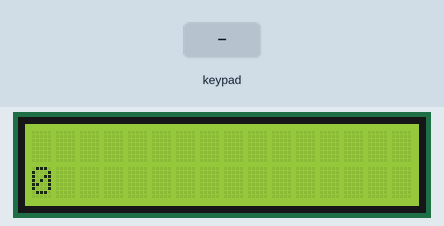
This sketch was run on a simulated Arduino Uno, built with avr-gcc and run on an emulated ATmega328P. Shown: 16×2 character LCD. The test bench sets the inputs (shaded band).

Above: at 2.2 s.
2.3 s: keypad keys 7 + 5 = pressed 0.4 s apart
At 4.3 s:
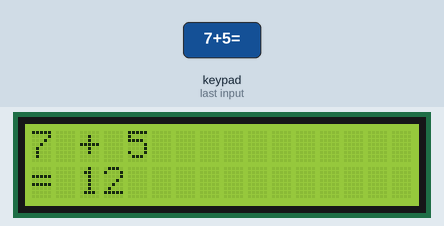
5.4 s: key '7' pressed
At 5.9 s:
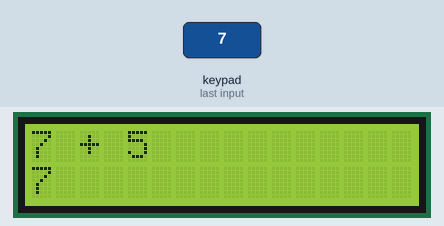
6.9 s: keypad keys 9 - 4 = pressed 0.4 s apart
At 9.2 s:
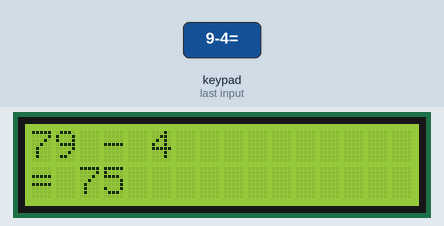
10.0 s: keypad keys 8 / 2 = pressed 0.4 s apart
At 12.5 s:
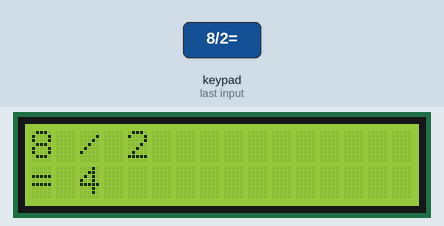
13.1 s: key '8' pressed
At 14.1 s:
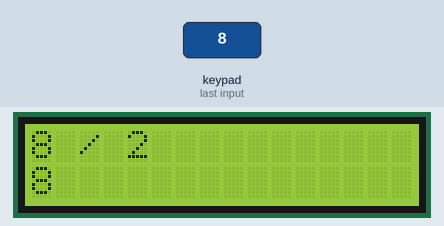
14.6 s: key '/' pressed
At 15.3 s:
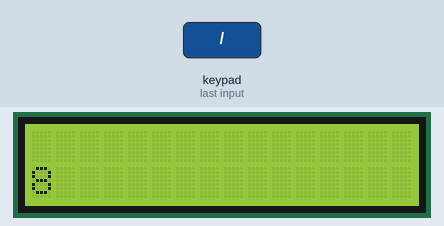
Timing chart, 0 to 17.1 s (numbered marks = the images above; inputs shaded):
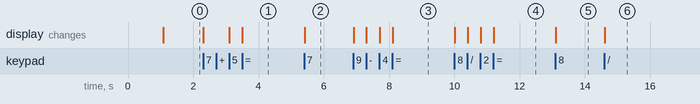

Measured:
- after the input at 2.3 s, the display: first changes at once (image 1 shows a later state)
- after the input at 5.4 s, the display: changes at once (image 2)
- after the input at 6.9 s, the display: first changes at once (image 3 shows a later state)
- after the input at 10.0 s, the display: first changes at once (image 4 shows a later state)
- after the input at 13.1 s, the display: changes at once (image 5)
- after the input at 14.6 s, the display: changes at once (image 6)

The sketch:

mled.ino
```cpp
#include <Keypad.h>
#include <LiquidCrystal.h>

class Display {
private:
  LiquidCrystal lcd;

public:
  Display(int rs, int enable, int d4, int d5, int d6, int d7)
    : lcd(rs, enable, d4, d5, d6, d7) {
  }

  void init() {
    lcd.begin(16, 2);
    lcd.clear();
    lcd.setCursor(0, 0);
    lcd.print("Calculator Ready");
    delay(1000);
    clear();
    showNumber(0);
  }

  void clear() {
    lcd.clear();
  }

  void showNumber(float number) {
    lcd.setCursor(0, 1);
    lcd.print("                ");
    lcd.setCursor(0, 1);
    if (number == (int)number) {
      lcd.print((long)number);
    } else {
      lcd.print(number, 2);
    }
  }

  void showExpression(float num1, char op, float num2, float result) {
    lcd.clear();
    lcd.setCursor(0, 0);

    if (num1 == (int)num1) lcd.print((long)num1);
    else lcd.print(num1, 2);

    lcd.print(" ");
    lcd.print(op);
    lcd.print(" ");

    if (num2 == (int)num2) lcd.print((long)num2);
    else lcd.print(num2, 2);

    lcd.setCursor(0, 1);
    lcd.print("= ");
    if (result == (int)result) lcd.print((long)result);
    else lcd.print(result, 2);
  }

  void showError(String message) {
    lcd.clear();
    lcd.setCursor(0, 0);
    lcd.print("Error:");
    lcd.setCursor(0, 1);
    lcd.print(message);
  }
};

class Calculator {
private:
  float firstNumber;
  float secondNumber;
  char operation;
  bool operationPressed;
  bool calculationDone;
  Display* display;

public:
  Calculator(Display* disp) : display(disp) {
    reset();
  }

  void reset() {
    firstNumber = 0;
    secondNumber = 0;
    operation = ' ';
    operationPressed = false;
    calculationDone = false;
    display->clear();
    display->showNumber(0);
  }

  void inputNumber(int digit) {
    if (calculationDone) {
      firstNumber = digit;
      calculationDone = false;
      operationPressed = false;
    }
    else if (!operationPressed) {
      if (firstNumber < 99999999) {
        firstNumber = firstNumber * 10 + digit;
      }
    }
    else {
      if (secondNumber < 99999999) {
        secondNumber = secondNumber * 10 + digit;
      }
    }

    float currentNumber = operationPressed ? secondNumber : firstNumber;
    display->showNumber(currentNumber);
  }

  void inputOperation(char op) {
    if (operationPressed && secondNumber != 0) {
      calculate();
    }

    operation = op;
    operationPressed = true;
    secondNumber = 0;

    display->clear();
    display->showNumber(firstNumber);
  }

  void calculate() {
    if (!operationPressed) return;

    float result = 0;
    bool validOperation = true;

    switch(operation) {
      case '+':
        result = firstNumber + secondNumber;
        break;
      case '-':
        result = firstNumber - secondNumber;
        break;
      case 'x':
        result = firstNumber * secondNumber;
        break;
      case '/':
        if (secondNumber != 0) {
          result = firstNumber / secondNumber;
        } else {
          display->showError("Div by zero!");
          delay(2000);
          reset();
          return;
        }
        break;
      default:
        validOperation = false;
        break;
    }

    if (validOperation) {
      display->showExpression(firstNumber, operation, secondNumber, result);
      firstNumber = result;
      secondNumber = 0;
      operationPressed = false;
      calculationDone = true;
    }
  }

  float getCurrentNumber() {
    return operationPressed ? secondNumber : firstNumber;
  }
};

class KeypadHandler {
private:
  static const byte ROWS = 4;
  static const byte COLS = 4;

  char keys[ROWS][COLS] = {
    {'7','8','9','/'},
    {'4','5','6','x'},
    {'1','2','3','-'},
    {'*','0','=','+'}
  };

  byte rowPins[ROWS] = {9, 8, 7, 6};
  byte colPins[COLS] = {5, 4, 3, 2};

  Keypad keypad;
  Calculator* calculator;

public:
  KeypadHandler(Calculator* calc)
    : keypad(makeKeymap(keys), rowPins, colPins, ROWS, COLS), calculator(calc) {
  }

  void processInput() {
    char key = keypad.getKey();

    if (key) {
      if (key >= '0' && key <= '9') {
        int digit = key - '0';
        calculator->inputNumber(digit);
      }
      else if (key == '+' || key == '-' || key == 'x' || key == '/') {
        calculator->inputOperation(key);
      }
      else if (key == '=') {
        calculator->calculate();
      }
      else if (key == '*') {
        calculator->reset();
      }
    }
  }
};

Display display(12, 11, A0, A1, A2, A3);
Calculator calculator(&display);
KeypadHandler keypadHandler(&calculator);

void setup() {
  display.init();
}

void loop() {
  keypadHandler.processInput();
}
```
